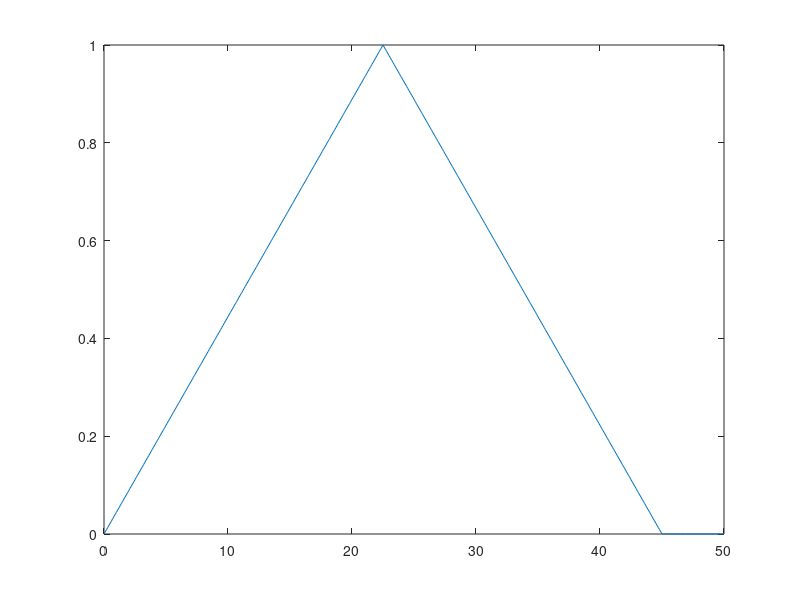

Write MATLAB code to recreate this figure.
function metodo_directo
  dt=0.1;
  tf=50;
 vtint= 0 : dt : tf;
for i = 1 : length(vtint)
  g(i)=MD(vtint(i)); #g 1 fila 1501 columnas
endfor
plot(vtint,g);
endfunction
function P = MD(x)
td = 45;
phi=[1,0,0
     1,td/2,(td/2)^2
     1,td,td^2];
y=[0;1;0];
a=inv(phi)*y;
if x <=45/2
P = 1/(td/2)*x;
else
P = -1/(td/2)*x+2;
endif
if x >45
P = 0;
endif
endfunction
